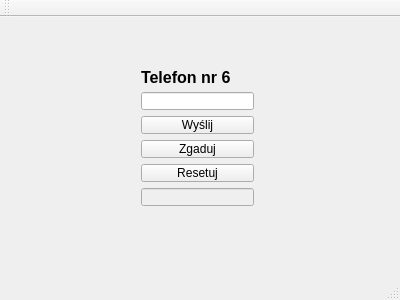
<?xml version="1.0" encoding="UTF-8"?>
<ui version="4.0">
 <class>MainWindow</class>
 <widget class="QMainWindow" name="MainWindow">
  <property name="geometry">
   <rect>
    <x>0</x>
    <y>0</y>
    <width>400</width>
    <height>300</height>
   </rect>
  </property>
  <property name="windowTitle">
   <string>MainWindow</string>
  </property>
  <widget class="QWidget" name="centralWidget">
   <widget class="QWidget" name="layoutWidget">
    <property name="geometry">
     <rect>
      <x>130</x>
      <y>40</y>
      <width>135</width>
      <height>160</height>
     </rect>
    </property>
    <layout class="QVBoxLayout" name="verticalLayout">
     <item>
      <widget class="QLabel" name="label">
       <property name="font">
        <font>
         <pointsize>12</pointsize>
         <weight>75</weight>
         <bold>true</bold>
        </font>
       </property>
       <property name="text">
        <string>Telefon nr 6</string>
       </property>
      </widget>
     </item>
     <item>
      <widget class="QLineEdit" name="lineEdit"/>
     </item>
     <item>
      <widget class="QPushButton" name="pushButton">
       <property name="text">
        <string>Wyślij</string>
       </property>
      </widget>
     </item>
     <item>
      <widget class="QPushButton" name="pushButton_2">
       <property name="text">
        <string>Zgaduj</string>
       </property>
      </widget>
     </item>
     <item>
      <widget class="QPushButton" name="pushButton_3">
       <property name="text">
        <string>Resetuj</string>
       </property>
      </widget>
     </item>
     <item>
      <widget class="QLineEdit" name="lineEdit_2">
       <property name="enabled">
        <bool>false</bool>
       </property>
      </widget>
     </item>
    </layout>
   </widget>
  </widget>
  <widget class="QMenuBar" name="menuBar">
   <property name="geometry">
    <rect>
     <x>0</x>
     <y>0</y>
     <width>400</width>
     <height>21</height>
    </rect>
   </property>
  </widget>
  <widget class="QToolBar" name="mainToolBar">
   <attribute name="toolBarArea">
    <enum>TopToolBarArea</enum>
   </attribute>
   <attribute name="toolBarBreak">
    <bool>false</bool>
   </attribute>
  </widget>
  <widget class="QStatusBar" name="statusBar"/>
 </widget>
 <layoutdefault spacing="6" margin="11"/>
 <resources/>
 <connections/>
</ui>
